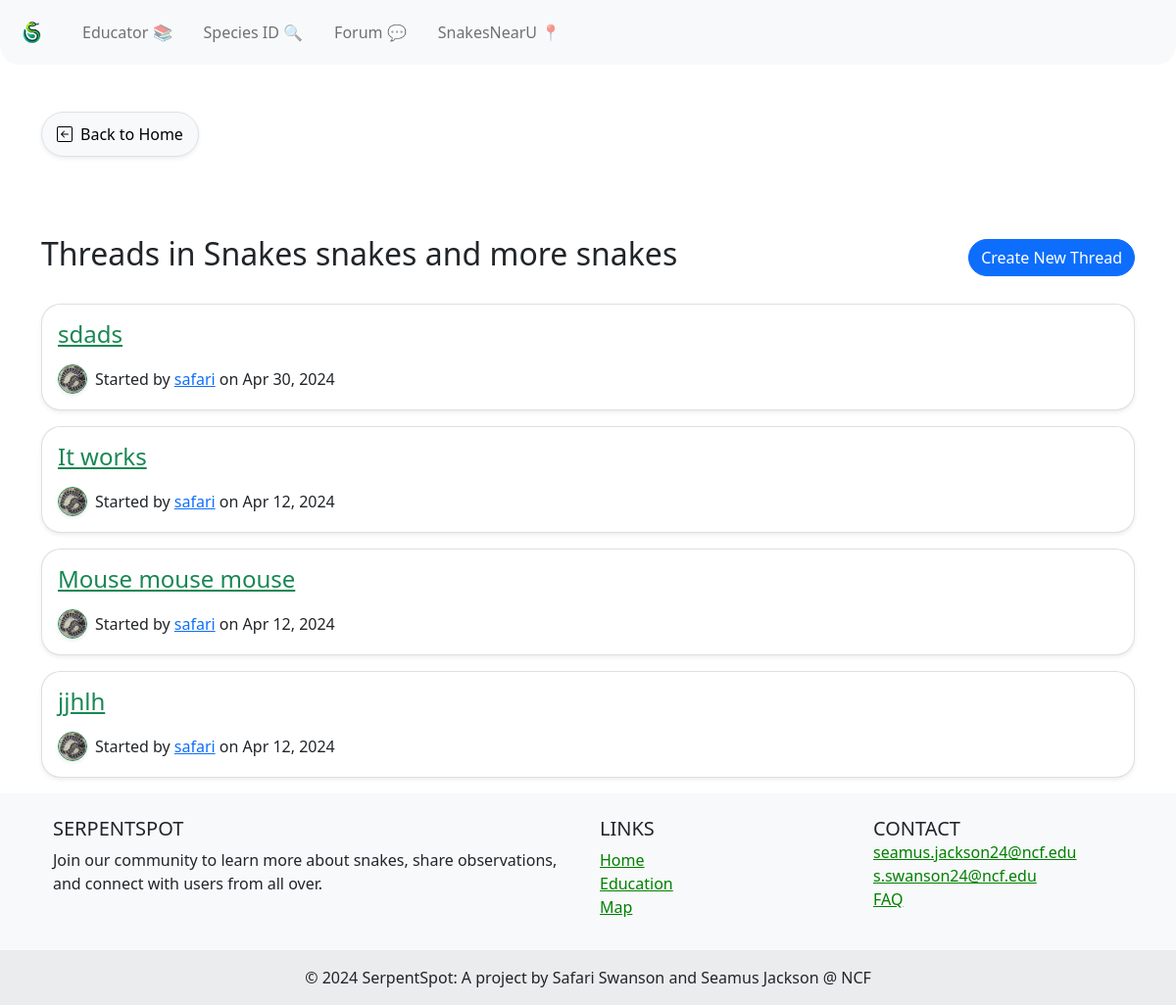
The app's page /forum/board/2/ with its own data.
### Forum/models.py (models this page shows, shortened)
class Board(models.Model):
    name = models.CharField(max_length=100, unique=True)
    description = models.TextField(blank=True, default='')

class Thread(models.Model):
    title = models.CharField(max_length=255)
    board = models.ForeignKey(Board, on_delete=models.CASCADE, related_name='threads')
    starter = models.ForeignKey(User, on_delete=models.CASCADE, related_name='threads_started')
    created_at = models.DateTimeField(auto_now_add=True)
    updated_at = models.DateTimeField(auto_now=True)

### UserAuth/models.py (models this page shows, shortened)
class UserProfile(models.Model):
    user = models.OneToOneField(User, on_delete=models.CASCADE) # Link the user profile to a user model instance
    profile_pic = models.ImageField(upload_to='profile_pics/', default='profile_pics/default.jpg' ,null=True, blank=True) # User profile picture
    bio = models.TextField(null=True, blank=True) # User bio
    observations = models.IntegerField(default=0) # User observation count
    favorite_species = models.ForeignKey(SnakeSpecies, on_delete=models.SET_NULL, null=True, blank=True) # User's favorite snake species

### Forum/views.py (the view)
# urls.py: path('board/<int:board_id>/', board_threads, name='board_threads'),
def board_threads(request, board_id):
    board = get_object_or_404(Board, pk=board_id)
    form = NewThreadForm()  # Instantiate the form
    threads = board.threads.all().order_by('-created_at')
    return render(request, 'board_threads.html', {'board': board, 'threads': threads, 'form': form})

### Forum/templates/board_threads.html (shortened to what this page needs)
{% extends 'base.html' %}
{% block content %}
<a href="{% url 'home' %}" class="back-button mb-5 shadow-sm rounded-pill">
   Back to Home
</a>
<div class="title-with-button">
   <h2>Threads in {{ board.name }}</h2>
   <button id="newThreadButton" type="button" class="btn btn-primary rounded-pill" data-bs-toggle="collapse"
      data-bs-target="#newThreadFormCollapse">
      Create New Thread
   </button>
</div>
<div class="threads mt-4">
    {% for thread in threads %}
    <div class="card shadow-sm mb-3"  style="border-radius: 20px; overflow: hidden;">
        <div class="card-body">
            <h4><a href="{% url 'thread_posts' thread.id %}" class="link-success">{{ thread.title }}</a></h4>
            <div class="d-flex align-items-center mt-3">
               <img src="{{ MEDIA_URL }}{{ thread.starter.userprofile.profile_pic.url }}" class="rounded-circle border border-success shadow-sm me-2" alt="Profile Picture" style="width: 30px; height: 30px; object-fit: cover;">
               <p class="card-text mb-0">Started by <a href="{% url 'user_profile' username=thread.starter.username %}">{{ thread.starter.username }}</a> on {{ thread.created_at|date:"M d, Y" }}</p>
           </div>
        </div>
    </div>
    {% endfor %}
</div>
{% endblock %}

### UserAuth/templates/base.html (style rules this page uses)
html, body { height: 100% !important; margin: 0 !important; }
body { display: flex !important; flex-direction: column !important; }

### Forum/templates/board_threads.html (style rules this page uses)
.back-button { text-decoration: none; color: #000; background-color: #f8f9fa; padding: 10px 15px; border-radius: 5px; display: inline-flex; align-items: center; border: 1px solid #dee2e6; transition: all 0.3s ease; margin-bottom: 80px !important; margin-top: 0px !important; }
.back-button svg { margin-right: 8px; }
.title-with-button { display: flex; justify-content: space-between; align-items: center; margin-bottom: 20px; }

### records on screen
Board: name "Snakes snakes and more snakes"
Thread: title "sdads", starter.userprofile.profile_pic (picture), starter.username "safari", created_at "Apr 30, 2024"
Thread: title "It works", starter.userprofile.profile_pic (picture), starter.username "safari", created_at "Apr 12, 2024"
Thread: title "Mouse mouse mouse", starter.userprofile.profile_pic (picture), starter.username "safari", created_at "Apr 12, 2024"
Thread: title "jjhlh", starter.userprofile.profile_pic (picture), starter.username "safari", created_at "Apr 12, 2024"
